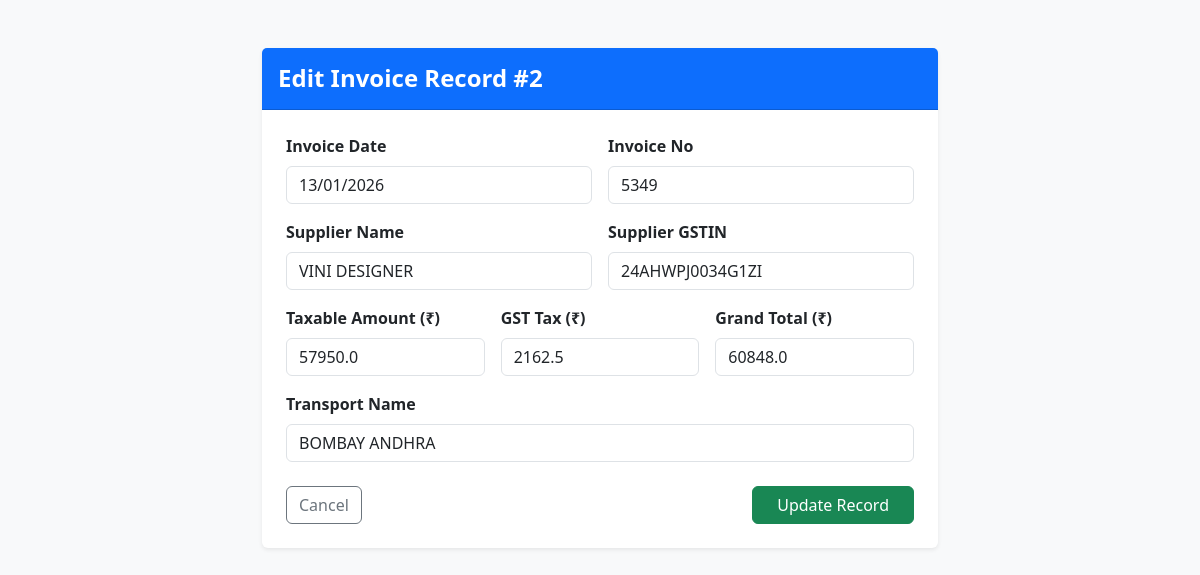
Page /edit/2 on the committed database.
### tables this page shows
CREATE TABLE invoices (
            id INTEGER PRIMARY KEY AUTOINCREMENT,
            invoice_no TEXT,
            invoice_date TEXT,
            supplier_name TEXT,
            supplier_gstin TEXT,
            taxable_amt REAL,
            tax_amt REAL,
            grand_total REAL,
            transport_name TEXT,
            image_path TEXT
        );

### app.py (the view, shortened to what this page needs)
@app.route('/edit/<int:id>', methods=['GET', 'POST'])
def edit_invoice(id):
    conn = sqlite3.connect('database.db')
    cursor = conn.cursor()
    cursor.execute('SELECT * FROM invoices WHERE id = ?', (id,))
    invoice = cursor.fetchone()
    conn.close()
    return render_template('edit_invoice.html', invoice=invoice)

### templates/edit_invoice.html (shortened to what this page needs)
<!DOCTYPE html>
<html lang="en">
<head>
    <link rel="stylesheet" href="https://cdn.jsdelivr.net/npm/bootstrap@5.3.0/dist/css/bootstrap.min.css">
</head>
<body class="bg-light">
    <div class="container mt-5" style="max-width: 700px;">
        <div class="card shadow-sm border-0">
            <div class="card-header bg-primary text-white py-3">
                <h4 class="mb-0 fw-bold">Edit Invoice Record #{{ invoice[0] }}</h4>
            </div>
            <div class="card-body p-4">
                <form action="/edit/{{ invoice[0] }}" method="POST">
                    <div class="row g-3">
                        <div class="col-md-6">
                            <label class="form-label fw-bold">Invoice Date</label>
                            <input type="text" name="invoice_date" class="form-control" value="{{ invoice[2] }}" required>
                        </div>
                        <div class="col-md-6">
                            <label class="form-label fw-bold">Invoice No</label>
                            <input type="text" name="invoice_no" class="form-control" value="{{ invoice[1] }}" required>
                        </div>
                        <div class="col-md-6">
                            <label class="form-label fw-bold">Supplier Name</label>
                            <input type="text" name="supplier_name" class="form-control" value="{{ invoice[3] }}" required>
                        </div>
                        <div class="col-md-6">
                            <label class="form-label fw-bold">Supplier GSTIN</label>
                            <input type="text" name="supplier_gstin" class="form-control" value="{{ invoice[4] }}" required>
                        </div>
                        <div class="col-md-4">
                            <label class="form-label fw-bold">Taxable Amount (₹)</label>
                            <input type="number" step="0.01" name="taxable_amt" class="form-control" value="{{ invoice[5] }}" required>
                        </div>
                        <div class="col-md-4">
                            <label class="form-label fw-bold">GST Tax (₹)</label>
                            <input type="number" step="0.01" name="tax_amt" class="form-control" value="{{ invoice[6] }}" required>
                        </div>
                        <div class="col-md-4">
                            <label class="form-label fw-bold">Grand Total (₹)</label>
                            <input type="number" step="0.01" name="grand_total" class="form-control" value="{{ invoice[7] }}" required>
                        </div>
                        <div class="col-12">
                            <label class="form-label fw-bold">Transport Name</label>
                            <input type="text" name="transport_name" class="form-control" value="{{ invoice[8] }}" required>
                        </div>
                    </div>
                    <div class="d-flex justify-content-between mt-4">
                        <a href="/invoices" class="btn btn-outline-secondary">Cancel</a>
                        <button type="submit" class="btn btn-success px-4">Update Record</button>
                    </div>
                </form>
            </div>
        </div>
    </div>
</body>
</html>

### rows in the picture
invoices: id "2", invoice_date "13/01/2026", invoice_no "5349", supplier_name "VINI DESIGNER", supplier_gstin "24AHWPJ0034G1ZI", taxable_amt "57950.0", tax_amt "2162.5", grand_total "60848.0", transport_name "BOMBAY ANDHRA"
